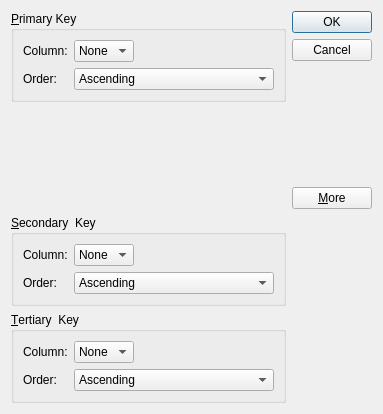
<?xml version="1.0" encoding="UTF-8"?>
<ui version="4.0">
 <class>SortDialog</class>
 <widget class="QDialog" name="SortDialog">
  <property name="geometry">
   <rect>
    <x>0</x>
    <y>0</y>
    <width>383</width>
    <height>414</height>
   </rect>
  </property>
  <property name="windowTitle">
   <string>Sort</string>
  </property>
  <layout class="QGridLayout" name="gridLayout_4">
   <item row="0" column="0">
    <widget class="QGroupBox" name="primaryGroupBox">
     <property name="title">
      <string>&amp;Primary Key</string>
     </property>
     <layout class="QGridLayout" name="gridLayout">
      <item row="0" column="0">
       <widget class="QLabel" name="primaryColumnLabel">
        <property name="text">
         <string>Column:</string>
        </property>
       </widget>
      </item>
      <item row="0" column="1">
       <widget class="QComboBox" name="primaryColumnCombo">
        <item>
         <property name="text">
          <string>None</string>
         </property>
        </item>
       </widget>
      </item>
      <item row="0" column="2">
       <spacer name="horizontalSpacer">
        <property name="orientation">
         <enum>Qt::Horizontal</enum>
        </property>
        <property name="sizeHint" stdset="0">
         <size>
          <width>108</width>
          <height>20</height>
         </size>
        </property>
       </spacer>
      </item>
      <item row="1" column="0">
       <widget class="QLabel" name="primaryOrderLabel">
        <property name="text">
         <string>Order:</string>
        </property>
       </widget>
      </item>
      <item row="1" column="1" colspan="2">
       <widget class="QComboBox" name="primaryOrderCombo">
        <item>
         <property name="text">
          <string>Ascending</string>
         </property>
        </item>
        <item>
         <property name="text">
          <string>Descending</string>
         </property>
        </item>
       </widget>
      </item>
     </layout>
    </widget>
   </item>
   <item row="0" column="1" rowspan="2">
    <layout class="QVBoxLayout" name="verticalLayout">
     <item>
      <widget class="QDialogButtonBox" name="buttonBox">
       <property name="orientation">
        <enum>Qt::Vertical</enum>
       </property>
       <property name="standardButtons">
        <set>QDialogButtonBox::Cancel|QDialogButtonBox::Ok</set>
       </property>
      </widget>
     </item>
     <item>
      <spacer name="verticalSpacer">
       <property name="orientation">
        <enum>Qt::Vertical</enum>
       </property>
       <property name="sizeHint" stdset="0">
        <size>
         <width>20</width>
         <height>40</height>
        </size>
       </property>
      </spacer>
     </item>
     <item>
      <widget class="QPushButton" name="moreButton">
       <property name="enabled">
        <bool>true</bool>
       </property>
       <property name="text">
        <string>&amp;More</string>
       </property>
      </widget>
     </item>
    </layout>
   </item>
   <item row="1" column="0">
    <spacer name="verticalSpacer_2">
     <property name="orientation">
      <enum>Qt::Vertical</enum>
     </property>
     <property name="sizeHint" stdset="0">
      <size>
       <width>20</width>
       <height>87</height>
      </size>
     </property>
    </spacer>
   </item>
   <item row="2" column="0">
    <widget class="QGroupBox" name="secondaryGroupBox">
     <property name="title">
      <string>&amp;Secondary  Key</string>
     </property>
     <layout class="QGridLayout" name="gridLayout_2">
      <item row="0" column="0">
       <widget class="QLabel" name="secondaryColumnLabel">
        <property name="text">
         <string>Column:</string>
        </property>
       </widget>
      </item>
      <item row="0" column="1">
       <widget class="QComboBox" name="secondaryColumnCombo">
        <item>
         <property name="text">
          <string>None</string>
         </property>
        </item>
       </widget>
      </item>
      <item row="0" column="2">
       <spacer name="horizontalSpacer_2">
        <property name="orientation">
         <enum>Qt::Horizontal</enum>
        </property>
        <property name="sizeHint" stdset="0">
         <size>
          <width>40</width>
          <height>20</height>
         </size>
        </property>
       </spacer>
      </item>
      <item row="1" column="0">
       <widget class="QLabel" name="secondaryOrderLabel4">
        <property name="text">
         <string>Order:</string>
        </property>
       </widget>
      </item>
      <item row="1" column="1" colspan="2">
       <widget class="QComboBox" name="secondaryOrderCombo">
        <item>
         <property name="text">
          <string>Ascending</string>
         </property>
        </item>
        <item>
         <property name="text">
          <string>Descending</string>
         </property>
        </item>
       </widget>
      </item>
     </layout>
    </widget>
   </item>
   <item row="3" column="0">
    <widget class="QGroupBox" name="tertiaryGroupBox">
     <property name="title">
      <string>&amp;Tertiary  Key</string>
     </property>
     <layout class="QGridLayout" name="gridLayout_3">
      <item row="0" column="0">
       <widget class="QLabel" name="label_5">
        <property name="text">
         <string>Column:</string>
        </property>
       </widget>
      </item>
      <item row="0" column="1">
       <widget class="QComboBox" name="tertiaryColumnCombo">
        <item>
         <property name="text">
          <string>None</string>
         </property>
        </item>
       </widget>
      </item>
      <item row="0" column="2">
       <spacer name="horizontalSpacer_3">
        <property name="orientation">
         <enum>Qt::Horizontal</enum>
        </property>
        <property name="sizeHint" stdset="0">
         <size>
          <width>40</width>
          <height>20</height>
         </size>
        </property>
       </spacer>
      </item>
      <item row="1" column="0">
       <widget class="QLabel" name="label_6">
        <property name="text">
         <string>Order:</string>
        </property>
       </widget>
      </item>
      <item row="1" column="1" colspan="2">
       <widget class="QComboBox" name="tertiaryOrderCombo">
        <item>
         <property name="text">
          <string>Ascending</string>
         </property>
        </item>
        <item>
         <property name="text">
          <string>Descending</string>
         </property>
        </item>
       </widget>
      </item>
     </layout>
    </widget>
   </item>
  </layout>
 </widget>
 <tabstops>
  <tabstop>primaryColumnCombo</tabstop>
  <tabstop>primaryOrderCombo</tabstop>
  <tabstop>secondaryColumnCombo</tabstop>
  <tabstop>secondaryOrderCombo</tabstop>
  <tabstop>tertiaryColumnCombo</tabstop>
  <tabstop>tertiaryOrderCombo</tabstop>
  <tabstop>moreButton</tabstop>
 </tabstops>
 <resources/>
 <connections>
  <connection>
   <sender>buttonBox</sender>
   <signal>accepted()</signal>
   <receiver>SortDialog</receiver>
   <slot>accept()</slot>
   <hints>
    <hint type="sourcelabel">
     <x>288</x>
     <y>85</y>
    </hint>
    <hint type="destinationlabel">
     <x>157</x>
     <y>274</y>
    </hint>
   </hints>
  </connection>
  <connection>
   <sender>buttonBox</sender>
   <signal>rejected()</signal>
   <receiver>SortDialog</receiver>
   <slot>reject()</slot>
   <hints>
    <hint type="sourcelabel">
     <x>314</x>
     <y>85</y>
    </hint>
    <hint type="destinationlabel">
     <x>286</x>
     <y>274</y>
    </hint>
   </hints>
  </connection>
  <connection>
   <sender>moreButton</sender>
   <signal>clicked()</signal>
   <receiver>SortDialog</receiver>
   <slot>changeToggleButtonText()</slot>
   <hints>
    <hint type="sourcelabel">
     <x>353</x>
     <y>173</y>
    </hint>
    <hint type="destinationlabel">
     <x>368</x>
     <y>277</y>
    </hint>
   </hints>
  </connection>
 </connections>
 <slots>
  <slot>changeToggleButtonText()</slot>
 </slots>
</ui>
